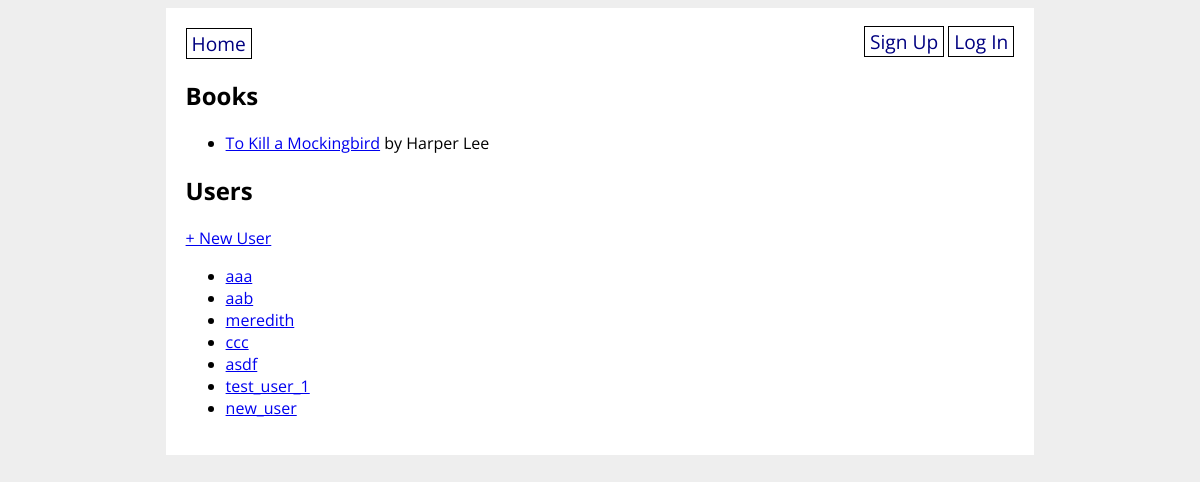
The page / on the database its author committed.
### books_app/models.py (models this page shows, shortened)
class Book(db.Model):
    id = db.Column(db.Integer, primary_key=True)
    title = db.Column(db.String(80), nullable=False)
    publish_date = db.Column(db.Date)
    author_id = db.Column(db.Integer, db.ForeignKey('author.id'), nullable=False)
    author = db.relationship('Author', back_populates='books')
    audience = db.Column(db.Enum(Audience), default=Audience.ALL)
    genres = db.relationship(
        'Genre', secondary='book_genre', back_populates='books')
    users_who_favorited = db.relationship(
        'User', secondary='user_book', back_populates='favorite_books')

class Author(db.Model):
    id = db.Column(db.Integer, primary_key=True)
    name = db.Column(db.String(80), nullable=False)
    biography = db.Column(db.String(200))
    books = db.relationship('Book', back_populates='author')

class User(UserMixin, db.Model):
    id = db.Column(db.Integer, primary_key=True)
    username = db.Column(db.String(80), nullable=False, unique=True)
    password = db.Column(db.String(200), nullable=False)
    favorite_books = db.relationship(
        'Book', secondary='user_book', back_populates='users_who_favorited')

### books_app/main/routes.py (the view)
@main.route('/')
def homepage():
    all_books = Book.query.all()
    all_users = User.query.all()
    return render_template('home.html',
        all_books=all_books, all_users=all_users)

### books_app/templates/home.html
{% extends 'base.html' %}
{% block content %}
<h2>Books</h2>
<ul>
{% for book in all_books %}
    <li><a href="/book/{{ book.id }}">{{ book.title }}</a> by {{ book.author.name }}</li>
{% endfor %}
</ul>
<h2>Users</h2>
<p>
    <a href="/create_user">+ New User</a>
</p>
<ul>
    {% for user in all_users %}
        <li><a href="/profile/{{ user.username }}">{{ user.username }}</a></li>
    {% endfor %}
</ul>
{% endblock %}

### books_app/templates/base.html (shortened to what this page needs)
<!DOCTYPE html>
<html>
    <head>
        <link rel="stylesheet" href="/static/style.css">
    </head>
    <body>
        <div id="content">
            <nav>
                <a href="/">Home</a>
                <div>
                    {% if current_user.is_authenticated %}
                    <a href="/create_book">Create Book</a>
                    <a href="/create_author">Create Author</a>
                    <a href="/create_genre">Create Genre</a>
                    <a href="/logout">Log Out</a>
                    {% else %}
                    <a href="/signup">Sign Up</a>
                    <a href="/login">Log In</a>
                    {% endif %}
                </div>
            </nav>
            {% block content %}{% endblock %}
        </div>
    </body>
</html>

### books_app/static/style.css (style rules this page uses)
body { display: flex; flex-direction: column; align-items: center; background-color: #eee; font-family: 'Open Sans', sans-serif; }
#content { width: 70%; background-color: white; padding: 20px; }
nav { width: 100%; display: flex; flex-direction: row; justify-content: space-between; }
nav a { color: navy; text-decoration: none; border: 1px solid black; padding: 1px 5px; font-size: 1.2em; }

### rows shown on the page
Book: title "To Kill a Mockingbird", author.name "Harper Lee"
User: username "aaa"
User: username "aab"
User: username "meredith"
User: username "ccc"
User: username "asdf"
User: username "test_user_1"
User: username "new_user"
